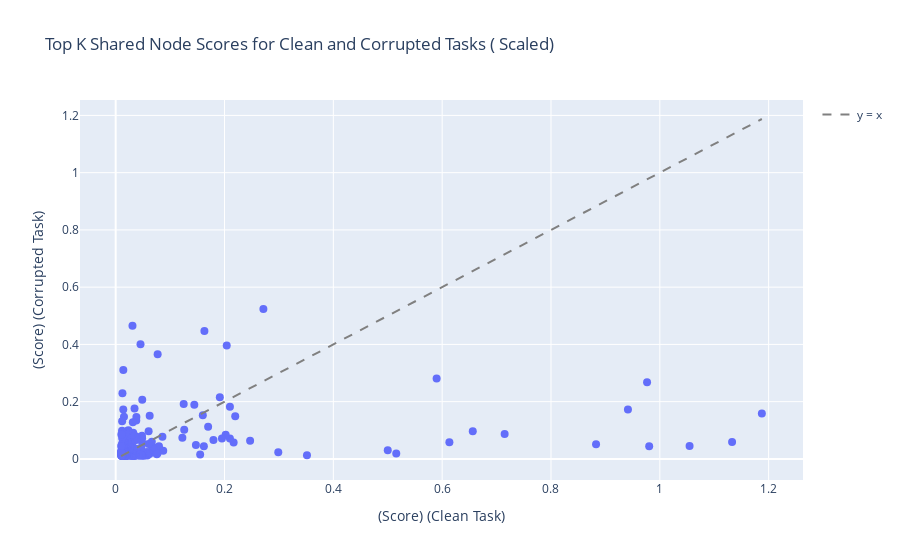

The notebook cell saved with this chart:
### Code cell
plot_top_k_shared_nodes(truthful_nodes_scores, deceptive_nodes_scores, 
                        selection_criterion='clean', K=5000)

### Figure 1 — Plotly figure (JSON) as saved in the notebook; plotly's stock layout.template omitted (floating-point values rounded to 4 significant figures; data arrays with more than 128 entries replaced by an {"elided": "..."} marker saying what was removed)
{"data": [{"hovertemplate": "<b>%{hovertext}</b><br><br>(Clean Node Scores)=%{x}<br>(Corrupted Node Scores)=%{y}<extra></extra>", "hovertext": {"elided": "266 str values"}, "legendgroup": "", "marker": {"color": "#636efa", "size": 8, "symbol": "circle"}, "mode": "markers", "name": "", "orientation": "v", "showlegend": false, "type": "scatter", "x": {"elided": "266 float values"}, "xaxis": "x", "y": {"elided": "266 float values"}, "yaxis": "y"}, {"line": {"color": "gray", "dash": "dash"}, "marker": {"size": 8}, "mode": "lines", "name": "y = x", "type": "scatter", "x": [0.01007, 1.188], "y": [0.01007, 1.188]}], "layout": {"legend": {"tracegroupgap": 0}, "title": {"text": "Top K Shared Node Scores for Clean and Corrupted Tasks ( Scaled)"}, "xaxis": {"anchor": "y", "domain": [0, 1], "title": {"text": "(Score) (Clean Task)"}}, "yaxis": {"anchor": "x", "domain": [0, 1], "title": {"text": "(Score) (Corrupted Task)"}}}}
